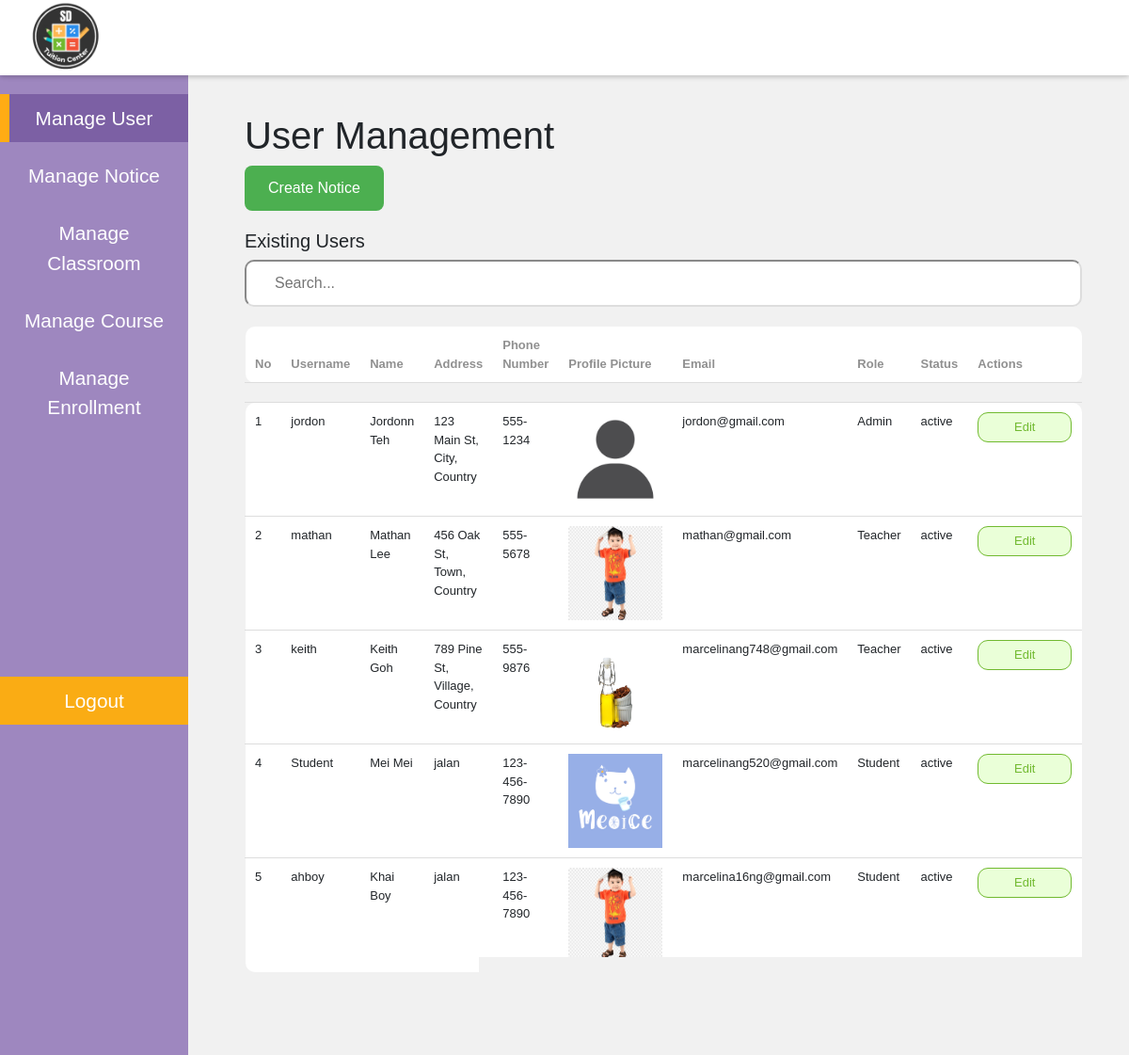
The page /edu/admin/user_management.php (signed in) on the database its author committed.
### tables this page shows
CREATE TABLE `user` (
  `id` int(11) NOT NULL,
  `username` varchar(255) NOT NULL,
  `password` varchar(255) NOT NULL,
  `email` varchar(255) NOT NULL,
  `role_id` int(11) DEFAULT NULL,
  `first_name` varchar(100) DEFAULT NULL,
  `last_name` varchar(100) DEFAULT NULL,
  `address` varchar(255) DEFAULT NULL,
  `phone_no` varchar(20) DEFAULT NULL,
  `profile_picture` varchar(255) NOT NULL,
  `last_login` datetime DEFAULT NULL,
  `created_at` datetime DEFAULT current_timestamp(),
  `updated_at` datetime DEFAULT NULL ON UPDATE current_timestamp(),
  `status` enum('active','inactive') NOT NULL DEFAULT 'active'
);

CREATE TABLE `user_type` (
  `id` int(11) NOT NULL,
  `role_name` varchar(50) DEFAULT NULL CHECK (`role_name` in ('Admin','Teacher','Student')),
  `created_at` datetime DEFAULT current_timestamp()
);

### edu/lib/authlib.php (called while the page is built, shortened)
<?php
function isLoggedIn()
{
    return isset($_SESSION['user_id']);
}
function isAdmin()
{
    return isset($_SESSION['role_id']) && $_SESSION['role_id'] == 1;
}
?>

### edu/admin/user_management.php (the view, shortened to what this page needs)
<?php
require_once '../config/db_config.php';
require_once '../lib/authlib.php';
$sql = "SELECT u.*, ut.role_name
        FROM user u
        JOIN user_type ut ON u.role_id = ut.id";
$result = $conn->query($sql);
?>
<?php
include '../common/admin_sidebar.php';
?>
<body>
<div class="AdminContents" id="AdminContents">
    <div class="ContentsCon">
        <h1>User Management</h1>
        <button class="AdminFormBtn" onclick="toggleCreateForm()">
            Create Notice
        </button>
        <h3>Existing Users</h3>
        <input type="text" id="searchInputUser" class="AdminSearch" placeholder="Search..." />
        <div class="AdminTablePhone">
        <table id="userTable" class="datatable table table-striped" border="1">
            <thead>
                <tr>
                <th>No</th>
                    <th>Username</th>
                    <th>Name</th>
                    <th>Address</th>
                    <th>Phone Number</th>
                    <th>Profile Picture</th>
                    <th>Email</th>
                    <th>Role</th>
                    <th>Status</th>
                    <th>Actions</th>
                </tr>
            </thead>
            <thead>
            <tr style="background-color: #f1f1f1 !important; border-bottom-color:#f1f1f1 !important;">
                <td colspan="100"></td>
            </tr>
            </thead>
            <tbody>
            <?php
                $counter = 1;
                 while ($user = $result->fetch_assoc()):
                 ?>
                    <tr id="user-<?php echo $user['id']; ?>">
                    <td><?php echo $counter; ?></td>
                        <td id="username-<?php echo $user['id']; ?>"><?php echo $user['username']; ?></td>
                        <td id="name-<?php echo $user['id']; ?>"><?php echo $user['first_name'] . " " . $user['last_name']; ?></td>
                        <td id="address-<?php echo $user['id']; ?>"><?php echo $user['address']; ?></td>
                        <td id="phone_number-<?php echo $user['id']; ?>"><?php echo $user['phone_no']; ?></td>
                        <td id="user-image-<?php echo $user['id']; ?>" data-column="image">
                            <?php
                            if (!empty($user['profile_picture'])) {
                                $imagePath = '../images/' . $user['profile_picture'];
                                echo '<img src="' . htmlspecialchars($imagePath) . '" alt="Profile Picture" width="100" height="100">';
                            } else {
                                echo 'No image available';
                            }
                            ?>
                        </td>
                        <td id="email-<?php echo $user['id']; ?>"><?php echo $user['email']; ?></td>
                        <td id="role-<?php echo $user['id']; ?>" data-role-id="<?php echo $user['role_id']; ?>">
                            <?php echo $user['role_name']; ?>
                        </td>
                        <td id="status-<?php echo $user['id']; ?>"><?php echo $user['status']; ?></td>
                        <td>
                            <button onclick="editUser(<?php echo $user['id']; ?>); document.getElementById('editUserForm').scrollIntoView({ behavior: 'smooth' });">Edit</button>
                        </td>
                    </tr>
                    <?php
                    $counter++;
                    ?>
                <?php endwhile; ?>
            </tbody>
        </table>
    </div>
        <div id="paginationUser" class="AdminTableBolowBtn"></div>
    </div>
</div>
</body>
</html>

### edu/common/admin_sidebar.php (shortened to what this page needs)
<?php
require_once '../lib/authlib.php';
?>
<!DOCTYPE html>
<html lang="en">
<head>
    <link href="https://stackpath.bootstrapcdn.com/bootstrap/4.5.2/css/bootstrap.min.css" rel="stylesheet">
    <link rel="stylesheet" type="text/css" href="https://cdn.datatables.net/1.10.21/css/dataTables.bootstrap4.min.css">
    <link rel="stylesheet" href="../css/AdminHeader.css">
    <link rel="stylesheet" href="../css/admin_styles.css">
    <link rel = "stylesheet" href = "../css/styles.css">
    <link rel="stylesheet" href="../css/StudentHeader.css">
</head>
<body>
<div class="AdminTopHeader">
    <div class="TopHeaderCon">
        <div class="AdminTopLeft">
            <div class="Logo">
                <img src="../images/logo.png">
            </div>
        </div>
    </div>
</div>
<?php
$current_page = basename($_SERVER['PHP_SELF']);
?>
<div class="AdminLeftHeader" id="AdminLeftHeader">
    <div class="LeftHeaderCon">
        <div class="conTopSidebar">
            <?php if (isLoggedIn() && isAdmin()): ?>
                <a href="../admin/user_management.php">
                    <div class="LeftHeaderItems <?php echo $current_page == 'user_management.php' ? 'active' : ''; ?>">Manage User</div>
                </a>
                <a href="../admin/notice_management.php">
                    <div class="LeftHeaderItems <?php echo $current_page == 'notice_management.php' ? 'active' : ''; ?>">Manage Notice</div>
                </a>
                <a href="../admin/classroom_management.php">
                    <div class="LeftHeaderItems <?php echo $current_page == 'classroom_management.php' ? 'active' : ''; ?>">Manage Classroom</div>
                </a>
                <a href="../admin/course_management.php">
                    <div class="LeftHeaderItems <?php echo $current_page == 'course_management.php' ? 'active' : ''; ?>">Manage Course</div>
                </a>
                <a href="../admin/enrollment_management.php">
                    <div class="LeftHeaderItems <?php echo $current_page == 'enrollment_management.php' ? 'active' : ''; ?>">Manage Enrollment</div>
                </a>
            <?php endif; ?>
        </div>
        <div class="LogoutCon">
        <?php if (isLoggedIn()): ?>
            <a href="../common/logout.php">
                <div class="LeftHeaderItems btnlog <?php echo $current_page == 'logout.php' ? 'active' : ''; ?>">Logout</div>
            </a>
        <?php else: ?>
            <a href="../common/login.php">
                <div class="LeftHeaderItems <?php echo $current_page == 'login.php' ? 'active' : ''; ?>">Login</div>
            </a>
        <?php endif; ?>
        </div>
    </div>
</div>
</body>
</html>

### edu/css/AdminHeader.css (style rules this page uses)
* { margin: 0; padding: 0; box-sizing: border-box; font-family: Helvetica, sans-serif; }
body { display: flex; height: 100vh; background: #f1f1f1; }
.AdminTopHeader { position: fixed; width: 100%; top: 0; box-shadow: 0 2px 5px rgba(0, 0, 0, 0.1); z-index: 1000; }
.TopHeaderCon { background: #ffffff; padding: 10px 20px; height: 80px; display: flex; justify-content: space-between; align-items: center; }
.AdminTopLeft, .AdminTopRight { display: flex; align-items: center; gap: 20px; }
.Logo img { margin-top: 20px; width: 110px; }
.AdminLeftHeader { background: #9e87bf; height: 100%; width: 25vh; position: fixed; top: 0; left: 0; margin-top: 80px; padding: 20px 0px; transition: transform 0.5s ease; z-index: 3; }
.AdminLeftHeader a { text-decoration: none; color: white; }
.LeftHeaderItems { padding: 10px 10px 10px 30px; margin-bottom: 10px; cursor: pointer; font-size: 1.15em; position: relative; }
.LeftHeaderItems.active, .LeftHeaderItems:hover { background: #7c60a4; }
.LeftHeaderItems.active::after { content: ""; position: absolute; top: 0; left: 0; width: 5px; height: 100%; background-color: #fff; z-index: 1; }
.LeftHeaderCon { display: flex; flex-direction: column; justify-content: space-between; height: 85vh; }
.btnlog { background-color: #faac14; }
.AdminContents { margin-left: 25vh; margin-top: 50px !important; padding: 10px 50px; flex: 1; transition: margin-left 0.5s ease; }
.ContentsCon { width: 100%; height: auto; padding: 10px; }

### edu/css/admin_styles.css (style rules this page uses)
.ContentsCon { margin-top: 50px !important; }
.ContentsCon h3 { font-size: 20px; }
.AdminFormBtn { padding: 12px 25px !important; border: none !important; border-radius: 8px !important; color: white !important; background-color: #4caf50 !important; font-size: 16px !important; cursor: pointer !important; transition: all 0.3s ease !important; margin-bottom: 20px; }
.AdminSearch { padding-left: 30px !important; background: url('https://cdn-icons-png.flaticon.com/512/622/622669.png') no-repeat 8px center !important; background-size: 16px 16px !important; outline: none !important; border-radius: 10px !important; height: 50px !important; background-color: #fff !important; border-color: #ddd !important; width: 100% !important; margin-bottom: 20px !important; }
.AdminTablePhone { width: 100%; overflow-x: auto; margin-bottom: 20px; }
table.datatable { width: 100% !important; border-collapse: collapse !important; margin-bottom: 20px !important; font-size: 13px; }
table.datatable th, table.datatable td { padding: 10px !important; border: 1px solid transparent !important; border-bottom: 1px solid #ddd !important; text-align: left !important; }
table.datatable thead tr { padding: 20px !important; background-color: #fff !important; border-radius: 20px !important; color: #909090 !important; }
.datatable th:first-child { border-radius: 10px 0 0 10px !important; }
.datatable th:last-child { border-radius: 0 10px 10px 0 !important; width: 20% !important; }
table.datatable tbody tr { background-color: #fff !important; }
.datatable tbody tr:first-child td:first-child { border-radius:10px 0 0 0 !important; }
.datatable tbody tr:first-child td:last-child { border-radius: 0 10px 0 0 !important; }
.datatable tbody tr:last-child td:first-child { border-radius: 0 0 0 10px !important; }
.datatable tbody tr:last-child td:last-child { border-radius: 0 0 10px 0 !important; }
.datatable tbody tr:last-child td { border-bottom-color: transparent !important; }
table.datatable button { padding: 5px 10px !important; border-radius: 11px !important; width: 100px !important; border: 1px solid !important ; }
table.datatable button:nth-child(1) { background-color: #EAFFD8 !important; color: #71BA30 !important; }
.AdminTableBolowBtn { text-align: center; }

### rows shown on the page
user: username "jordon", first_name "Jordonn", last_name "Teh", address "123 Main St, City, Country", phone_no "555-1234", profile_picture (picture), email "jordon@gmail.com", role.role_name "Admin", status "active"
user: username "mathan", first_name "Mathan", last_name "Lee", address "456 Oak St, Town, Country", phone_no "555-5678", profile_picture (picture), email "mathan@gmail.com", role.role_name "Teacher", status "active"
user: username "keith", first_name "Keith", last_name "Goh", address "789 Pine St, Village, Country", phone_no "555-9876", profile_picture (picture), email "marcelinang748@gmail.com", role.role_name "Teacher", status "active"
user: username "Student", first_name "Mei", last_name "Mei", address "jalan", phone_no "123-456-7890", profile_picture (picture), email "marcelinang520@gmail.com", role.role_name "Student", status "active"
user: username "ahboy", first_name "Khai", last_name "Boy", address "jalan", phone_no "123-456-7890", profile_picture (picture), email "marcelina16ng@gmail.com", role.role_name "Student", status "active"
